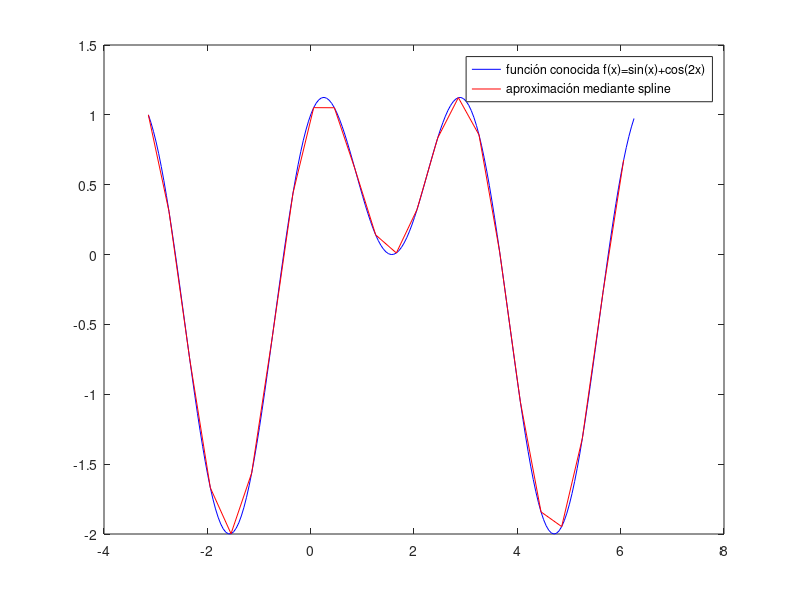

MATLAB code for this plot:
% Ejecutar este script para ver funcionamiento de spline
% 
% Sea una función conocida (en general esto no se conoce)
% f(x)=sin(x)+cos(2*x) 

% estos serían mis datos 
 X=-pi:0.4:2*pi;
 Y=sin(X)+cos(2*X);

% Calculamos la aproximación mediante splines de Octave

 aprox1=spline(X,Y)


% Vamos a comparar lo calculado con la función que en este caso es conocido 
% recuerda que normalmente no se conoce,
% sino no tendría sentido aproximar algo conocido
figure
% dibujamos la de verdad pero en una maya más densa para acercarnos a la función real
 Xd=-pi:0.05:2*pi;
 Yd=sin(Xd)+cos(2*Xd);
 plot(Xd,Yd,'b')
 hold on

% dibujamos la calculada

  plot(X,ppval(aprox1,X),'r')

legend ({"función conocida f(x)=\sin(x)+\cos(2x)", "aproximación mediante spline"})

  hold off
